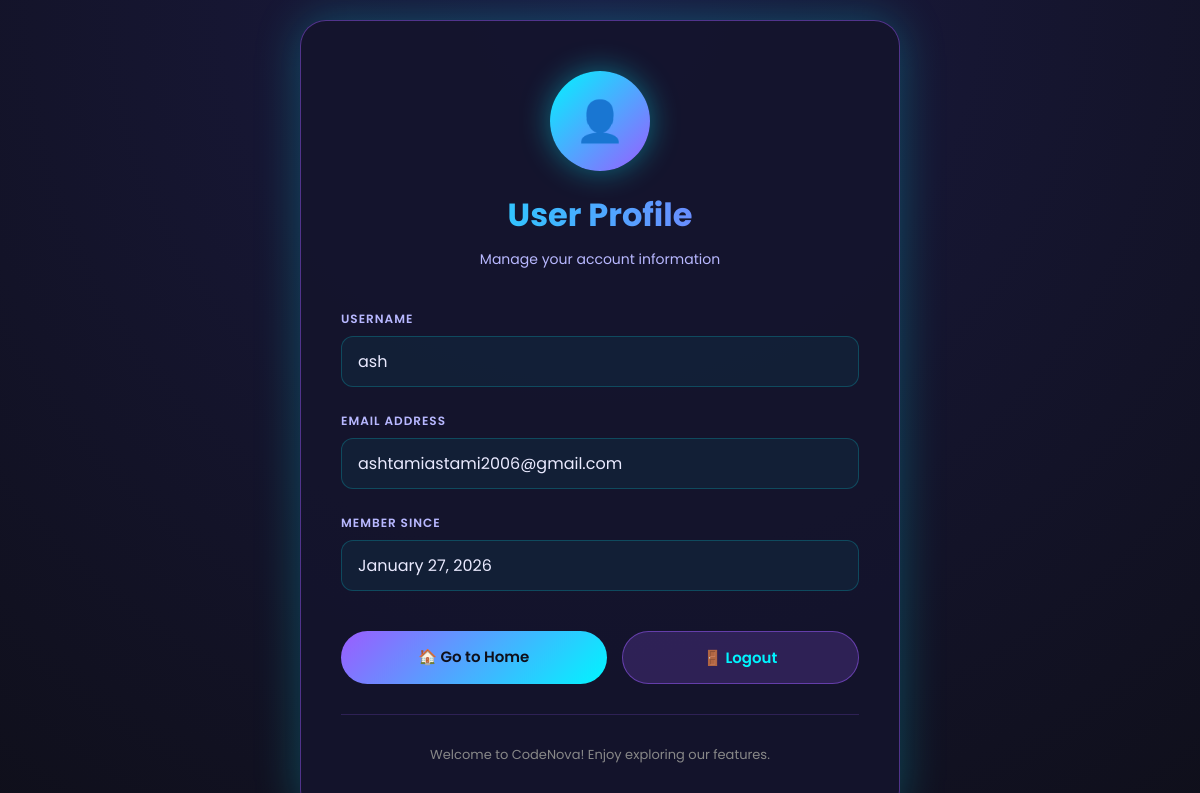
The app's page /accounts/profile/ (signed in) with its own data.
### accounts/models.py (models this page shows)
class User(AbstractUser):
    is_student = models.BooleanField(default=True)

### accounts/views.py (the view)
# urls.py: path('profile/', profile_view, name='profile'),
@login_required(login_url='login')
def profile_view(request):
    user = request.user
    context = {
        'user': user,
        'username': user.username,
        'email': user.email,
        'first_name': user.first_name,
        'last_name': user.last_name,
        'date_joined': user.date_joined,
    }
    return render(request, 'accounts/profile.html', context)

### templates/accounts/profile.html (shortened to what this page needs)
<!DOCTYPE html>
<html lang="en">
<head>
</head>
<body>
<div class="profile-container">
    <div class="profile-header">
        <div class="profile-avatar">👤</div>
        <h1>User Profile</h1>
        <p>Manage your account information</p>
    </div>
    <div class="profile-info">
        <div class="info-group">
            <label class="info-label">Username</label>
            <div class="info-value">{{ username }}</div>
        </div>
        <div class="info-group">
            <label class="info-label">Email Address</label>
            <div class="info-value">{{ email }}</div>
        </div>
        <div class="info-group">
            <label class="info-label">Member Since</label>
            <div class="info-value">{{ date_joined|date:"F d, Y" }}</div>
        </div>
    </div>
    <div class="profile-actions">
        <a href="/" class="btn btn-primary">🏠 Go to Home</a>
        <form method="post" action="{% url 'logout' %}" style="flex: 1;">
            <button type="submit" class="btn btn-secondary" style="width: 100%;">🚪 Logout</button>
        </form>
    </div>
    <div class="profile-footer">
        <p>Welcome to CodeNova! Enjoy exploring our features.</p>
    </div>
</div>
</body>
</html>

### templates/accounts/profile.html (style rules this page uses)
* { margin: 0; padding: 0; box-sizing: border-box; }
body { font-family: 'Poppins', sans-serif; background: radial-gradient(circle at top, #1a1a40, #0f0f1a); min-height: 100vh; display: flex; align-items: center; justify-content: center; color: #eaeaff; padding: 20px; }
.profile-container { width: 100%; max-width: 600px; background: rgba(20, 20, 45, 0.9); border-radius: 26px; border: 1px solid rgba(155, 92, 255, 0.45); box-shadow: 0 0 45px rgba(0, 245, 255, 0.25); padding: 50px 40px; animation: fadeIn 0.8s ease; }
.profile-header { text-align: center; margin-bottom: 40px; }
.profile-header h1 { font-size: 32px; background: linear-gradient(90deg, #00f5ff, #9b5cff); background-clip: text; -webkit-background-clip: text; -webkit-text-fill-color: transparent; margin-bottom: 10px; }
.profile-header p { color: #b8b8ff; font-size: 14px; }
.profile-avatar { width: 100px; height: 100px; background: linear-gradient(135deg, #00f5ff, #9b5cff); border-radius: 50%; display: flex; align-items: center; justify-content: center; font-size: 40px; margin: 0 auto 20px; box-shadow: 0 0 30px rgba(0, 245, 255, 0.4); }
.profile-info { display: grid; gap: 25px; margin-bottom: 40px; }
.info-group { display: flex; flex-direction: column; }
.info-label { font-size: 12px; color: #b8b8ff; text-transform: uppercase; letter-spacing: 1px; margin-bottom: 8px; font-weight: 600; }
.info-value { font-size: 16px; color: #eaeaff; padding: 12px 16px; background: rgba(0, 245, 255, 0.05); border: 1px solid rgba(0, 245, 255, 0.2); border-radius: 12px; word-break: break-all; }
.profile-actions { display: flex; gap: 15px; margin-top: 40px; }
.btn { flex: 1; padding: 14px; border: none; border-radius: 30px; font-size: 15px; font-weight: 600; cursor: pointer; transition: all 0.3s ease; text-decoration: none; display: inline-block; text-align: center; font-family: 'Poppins', sans-serif; }
.btn-primary { background: linear-gradient(135deg, #9b5cff, #00f5ff); color: #0f0f1a; }
.btn-secondary { background: rgba(155, 92, 255, 0.2); color: #00f5ff; border: 1px solid rgba(155, 92, 255, 0.5); }
.profile-footer { text-align: center; margin-top: 30px; padding-top: 30px; border-top: 1px solid rgba(155, 92, 255, 0.2); color: #888; font-size: 13px; }

### records on screen
User: username "ash", email "ashtamiastami2006@gmail.com", date_joined "January 27, 2026"
